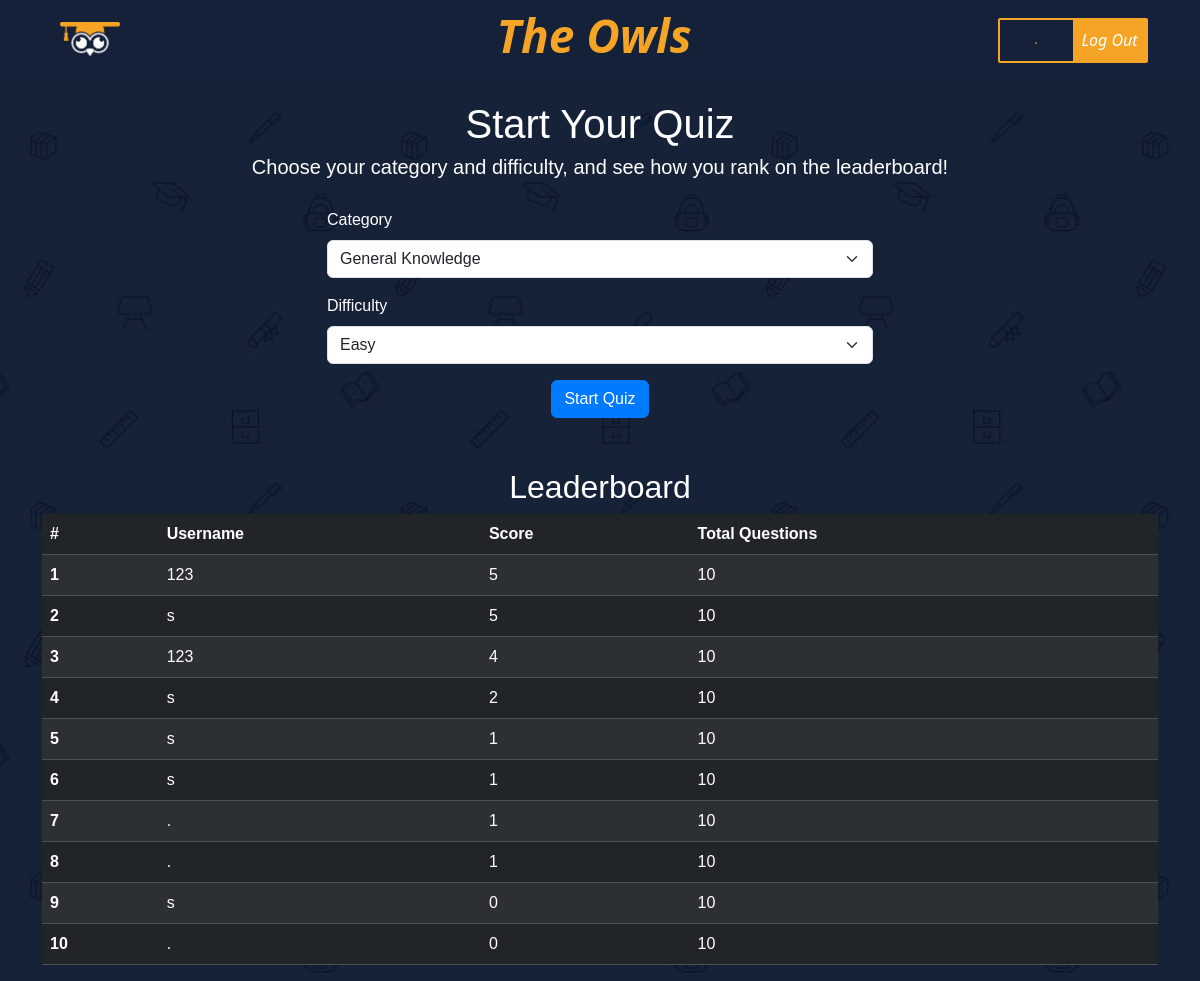
The page /dashboard (signed in) on the database its author committed.
### app.py (models this page shows)
class User(db.Model, UserMixin):
    id = db.Column(db.Integer, primary_key=True)
    username = db.Column(db.String(50), unique=True, nullable=False)
    password = db.Column(db.String(255), nullable=False)
    scores = db.relationship('Score', backref='user', lazy=True)

### app.py (the view, shortened to what this page needs)
@app.route('/dashboard', methods=['GET', 'POST'])
@login_required
def dashboard():
    categories = [
        {"id": 9, "name": "General Knowledge"},
        {"id": 10, "name": "Entertainment: Books"},
        {"id": 11, "name": "Entertainment: Film"},
        {"id": 12, "name": "Entertainment: Music"},
        {"id": 17, "name": "Science & Nature"},
        {"id": 18, "name": "Science: Computers"},
        {"id": 21, "name": "Sports"},
        {"id": 23, "name": "History"},
    ]
    difficulties = ["easy", "medium", "hard"]
    leaderboard = (
        db.session.query(User.username, Score.score, Score.total_questions, Score.date)
        .join(Score)
        .order_by(Score.score.desc(), Score.date.asc())
        .limit(10)
        .all()
    )
    return render_template('dashboard.html', categories=categories, difficulties=difficulties, leaderboard=leaderboard, enumerate=enumerate)

### app.py (called while the page is built)
@login_manager.user_loader
def load_user(user_id):
    return User.query.get(int(user_id))

### templates/dashboard.html (shortened to what this page needs)
<!DOCTYPE html>
<html lang="en">
<head>
    <link href="https://cdn.jsdelivr.net/npm/bootstrap@5.3.2/dist/css/bootstrap.min.css" rel="stylesheet">
    <link rel="stylesheet" href="/static/css/fontawesome.css">
    <link rel="stylesheet" href="/static/css/templatemo-grad-school.css" />
    <link rel="stylesheet" href="/static/css/owl.css" />
    <link rel="stylesheet" href="/static/css/lightbox.css" />
</head>
<body>
    <header class="main-header clearfix" role="header" style="display: flex;flex-direction: row;">
        <div class="Name" style="width: 100%;display: flex;align-items: center;">
            <div class="logo" style="width: 33vw;">
                <a href="{{url_for('start')}}"><img src="/static/images/owl logo.png" alt="" style="width: 60px;"></a>
            </div>
          <h1 style="width: 33vw; font-style: normal; color: #f5a425;font-style: italic; font-size: 46px; font-weight: 800;font-family: system-ui, -apple-system, BlinkMacSystemFont, 'Segoe UI', Roboto, Oxygen, Ubuntu, Cantarell, 'Open Sans', 'Helvetica Neue', sans-serif;display: flex;align-items: center;justify-content: center;">The Owls</h1>
          <div style="display: flex;width: 33vw;flex-direction: row;justify-content: end;align-items: end;">
            <div style="border: #f5a425 solid 2px;display: flex;flex-direction: row;justify-content: center;align-items: center;height: 45px;width: 150px;margin-right: 40px;border-radius: 2px;">
                <div style="width: 50%;height: 100%;display: flex;justify-content: center;align-items: center;">
                    <p style="font-style: italic; color: #f5a425;margin-top: 13px;font-family: system-ui, -apple-system, BlinkMacSystemFont, 'Segoe UI', Roboto, Oxygen, Ubuntu, Cantarell, 'Open Sans', 'Helvetica Neue', sans-serif">{{ current_user.username }}</p>
                </div>
                <div style="width: 50%;background-color: #f5a425;height: 100%;display: flex;justify-content: center;align-items: center;">
                    <a href="{{url_for('logout')}}" style="font-style: italic; color: white;font-family: system-ui, -apple-system, BlinkMacSystemFont, 'Segoe UI', Roboto, Oxygen, Ubuntu, Cantarell, 'Open Sans', 'Helvetica Neue', sans-serif">Log Out</a>
                </div>
            </div>
          </div>
        </div>
      </header>
    <div class="container" style="margin-top: 100px;">
        <div class="text-center mt-4">
            <h1>Start Your Quiz</h1>
            <p class="lead">Choose your category and difficulty, and see how you rank on the leaderboard!</p>
        </div>
        <div class="row justify-content-center form-container">
            <div class="col-md-6">
                <form method="POST" action="{{ url_for('quiz') }}">
                    <div class="mb-3">
                        <label for="category" class="form-label">Category</label>
                        <select class="form-select" id="category" name="category" required>
                            <option value="9">General Knowledge</option>
                        </select>
                    </div>
                    <div class="mb-3">
                        <label for="difficulty" class="form-label">Difficulty</label>
                        <select class="form-select" id="difficulty" name="difficulty" required>
                            <option value="easy">Easy</option>
                        </select>
                    </div>
                    <div class="text-center">
                        <button type="submit" class="btn btn-primary">Start Quiz</button>
                    </div>
                </form>
            </div>
        </div>
        <div class="table-container">
            <h2 class="text-center">Leaderboard</h2>
            <table class="table table-dark table-striped table-hover">
                <thead>
                    <tr>
                        <th scope="col">#</th>
                        <th scope="col">Username</th>
                        <th scope="col">Score</th>
                        <th scope="col">Total Questions</th>
                    </tr>
                </thead>
                <tbody>
                    {% for rank, entry in enumerate(leaderboard, start=1) %}
                    <tr>
                        <th scope="row">{{ rank }}</th>
                        <td>{{ entry.username }}</td>
                        <td>{{ entry.score }}</td>
                        <td>{{ entry.total_questions }}</td>
                    </tr>
                    {% endfor %}
                </tbody>
            </table>
        </div>
    </div>
</body>
</html>

### static/css/templatemo-grad-school.css (style rules this page uses)
body { font-family: 'Montserrat', sans-serif; }
a { color: #3CF; text-decoration: none; }
p { font-size: 13px; line-height: 22px; }
.main-header { background-color: rgba(22,34,57,0.95); height: 80px; position: fixed; z-index: 12; width: 100%; top: 0; }
.main-header .logo { float: left; line-height: 80px; padding-left: 60px; }
.main-header .logo a { font-size: 36px; text-transform: uppercase; font-weight: 800; color: #fff; }

### rows shown on the page
User: username "."
User: username "123" "123"

### other values the page prints
{{ rank }} "1" "2" "3" "4" "5" "6" "7" "8" "9" "10"
{{ entry.score }} "5" "5" "4" "2" "1" "1" "1" "1" "0" "0"
{{ entry.total_questions }} "10" "10" "10" "10" "10" "10" "10" "10" "10" "10"
{{ entry.username }} "s" "s" "s" "s" "." "." "s" "."
